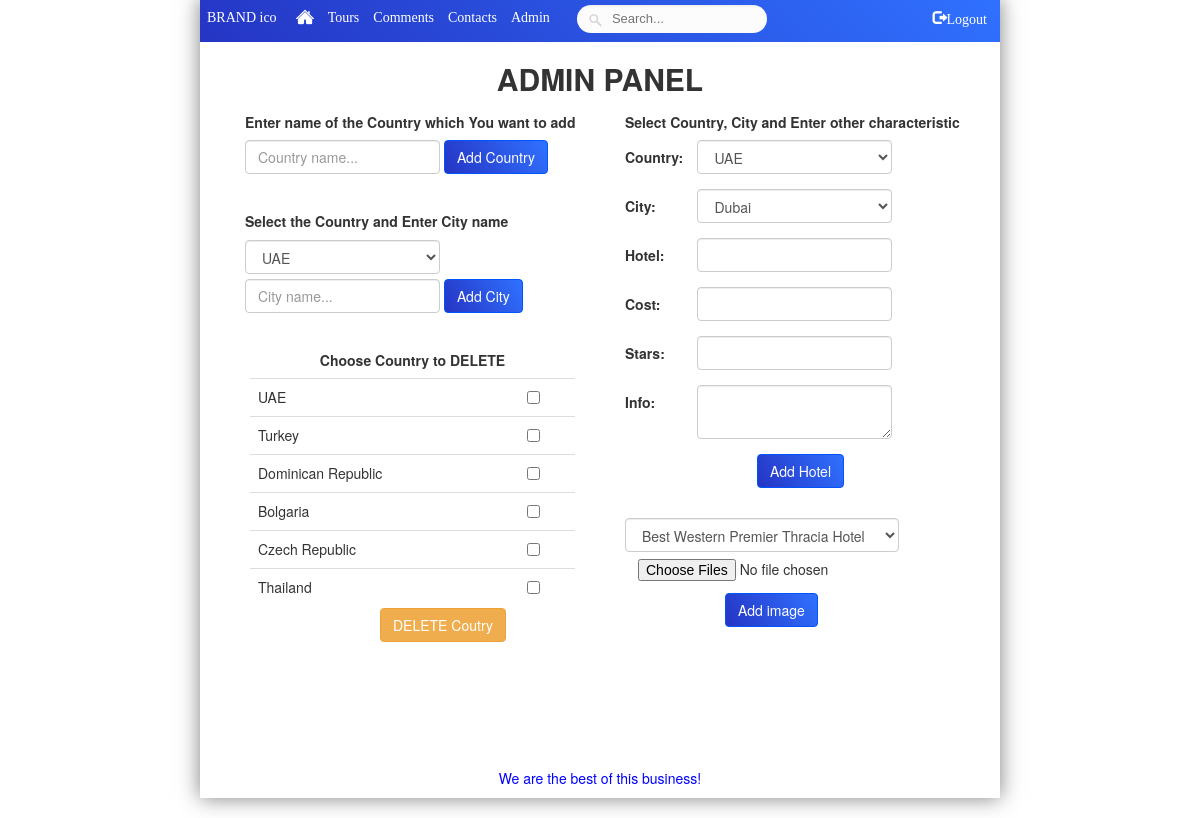
Page /index.php?page=4 (signed in) on the committed database.
### tables this page shows
CREATE TABLE IF NOT EXISTS `Countries` (
  `id` int(11) NOT NULL,
  `country` varchar(64) DEFAULT NULL,
  `ico` mediumblob
);

### pages/admin.php (the view, shortened to what this page needs)
<div class="container" style="width: auto">
    <p><h2 align="center"><b>ADMIN PANEL</b></h2></p>
    <div class="row">
        <div class="col-lg-6 col-md-6 col-sm-6 col-xs-6">
            <div class="container-fluid" style="margin-left: 30px">
                <p><h5><b>Enter name of the Country which You want to add</b></h5></p>
                <form action="index.php?page=4" method="POST" class="form-inline">
                    <input type="text" class="form-control inp1" name="NewCountry" placeholder="Country name...">
                    <input type='submit' value="Add Country" name="addcountry" class="btn btn-primary btn-gradient">
                </form>
                <form action="index.php?page=4" method="POST" class="form-inline">
                    <p style="margin-top: 40px"><h5><b>Select the Country and Enter City name</b></h5></p>
                    <select name="coid" class="form-control sel1">
                        <?php
                            $res = mysql_query('SELECT * FROM Countries');
                            while ($row = mysql_fetch_array($res, MYSQL_NUM)) {
                                echo '<option value ="'.$row[0].'">
                                    '.$row[1].'</opton>';
                            }
                        ?>
                    </select>
                    <br>
                    <input type="text" class="form-control inp1" name="NewCity" placeholder="City name..." style="margin-top: 5px">
                    <input type='submit' value="Add City" name="AddCity" class="btn btn-primary btn-gradient" style="margin-top: 5px">
                </form>
            </div>
            <div class="container del">
                <p><h5 align="center"><b>Choose Country to DELETE</b></h5></p>
                <form action="index.php?page=4" method="POST">
                    <div class="container delco" style="width:100%;">
                        <?php
                        $res=mysql_query('select * from Countries');
                        echo '<table class="table table-stripped">';
                        while($row=mysql_fetch_array($res,MYSQL_NUM)){
                            echo '<tr>';
                            echo '<td>'.$row[1].'</td>';
                            echo '<td><input type="checkbox" name="cob'.$row[0].'"></td>';
                            echo '</tr>';
                        }
                        echo '</table>';
                        ?>
                    </div>
                    <input type="submit" name="delcountry" value="DELETE Coutry" class="btn btn-warning del1" style="margin-top: 10px">
                </form>
            </div>
        </div>
        <div class="col-lg-6 col-md-6 col-sm-6 col-xs-6">
            <div class="container-fluid" style="margin-left: 10px">
                <p><h5><b>Select Country, City and Enter other characteristic </b></h5></p>
                <form action="index.php?page=4" method="POST" class="form-horizontal">
                    <div class="form-group">
                        <label class="col-xs-1 control-label" for="coid">Country:</label>
                        <div class="col-lg-1 col-md-1 col-sm-1 col-xs-1">
                            <select name="coid" class="form-control sel1" >
                                <?php
                                $res = mysql_query('SELECT * FROM Countries');
                                while ($row = mysql_fetch_array($res, MYSQL_NUM)) {
                                    echo '<option value ="'.$row[0].'">
                                    '.$row[1].'</opton>';
                                }
                                ?>
                            </select>
                        </div>
                    </div>
                    <div class="form-group">
                        <label class="col-xs-1 control-label" for="ciid">City:</label>
                        <div class="col-lg-1 col-md-1 col-sm-1 col-xs-1">
                            <select name="ciid" class="form-control sel1">
                                <?php
                                $res = mysql_query('SELECT * FROM Cities');
                                while ($row = mysql_fetch_array($res, MYSQL_NUM)) {
                                    echo '<option value ="'.$row[0].'">
                                    '.$row[1].'</opton>';
                                }
                                ?>
                            </select>
                        </div>
                    </div>
                    <div class="form-group">
                        <label class="col-xs-1 control-label" for="hotel">Hotel:</label>
                        <div class="col-lg-1 col-md-1 col-sm-1 col-xs-1">
                            <input type="text" name="hotel" class="form-control inp1" required>
                        </div>
                    </div>
                    <div class="form-group">
                        <label class="col-xs-1 control-label" for="cost">Cost:</label>
                        <div class="col-lg-1 col-md-1 col-sm-1 col-xs-1">
                            <input type="number" name="cost" class="form-control inp1">
                        </div>
                    </div>
                    <div class="form-group">
                        <label class="col-xs-1 control-label" for="stars">Stars:</label>
                        <div class="col-lg-1 col-md-1 col-sm-1 col-xs-1">
                            <input type="number" name="stars" class="form-control inp1">
                        </div>
                    </div>
                    <div class="form-group">
                        <label class="col-xs-1 control-label" for="info">Info:</label>
                        <div class="col-lg-1 col-md-1 col-sm-1 col-xs-1">
                            <textarea name="info" class="form-control inp1"></textarea>
                        </div>
                    </div>
                    <div class="buthot">
                        <input type='submit' value="Add Hotel" name="addhotel" class="btn btn-primary btn-gradient">
                    </div>
                </form>
                <form action="index.php?page=4" method="post" class="form-inline" enctype="multipart/form-data">
                    <select name='hid' class="form-control sel2">
                        <?php
                            $res=mysql_query('select * from hotels');
                            while($row=mysql_fetch_array($res, MYSQL_ASSOC))
                            {
                                echo '<option value = "'.$row['id'].'">'.$row['hotel'].'</option>';
                            }
                        ?>
                    </select>
                    <br>
                     <input type='file' name ='hotimg[]' class="btn but" multiple accept="image/*">
                    <div class="butimg">
                        <input type="submit" name ='addimg' value='Add image' class="btn btn-primary btn-gradient">
                    </div>
                </form>
            </div>
        </div>
    </div>
</div>

### CSS/style.css (style rules this page uses)
html,body { height:100%; }
body { background: url("../images/bgs/bg6.jpg") no-repeat top left fixed; background-size: cover; }
.container-fluid,.col-lg-2,.col-lg-8,.row { height:100%; padding-right: 0; padding-left: 0; }
.btn.but { margin-top: 10px; margin-bottom: 5px; max-width: 293px; min-width: 200px; }
.form-horizontal .control-label { text-align: left; margin-right: 40px; }
select.form-control.sel1 { width: 195px; }
select.form-control.sel2 { max-width: 293px; min-width: 200px; margin-top: 30px; float: left; }
input.form-control.inp1 { width: 195px; }
textarea.form-control.inp1 { width: 195px; margin-bottom: 0px; }
.buthot { margin: 0 132px; }
.butimg { margin: 0 100px; }
.btn.btn-warning.del1 { margin-left: 145px; margin-top: -20px; }
.delco { overflow: scroll; height: 220px; white-space: nowrap; float: left; }
.btn-primary.btn-gradient { color: #fff; background-image: linear-gradient(60deg, rgba(37,53,196,1) 0%,rgba(48,113,255,1) 100%); border-color: #0054fe; }
.del { text-align: left; float: left; width: 100%; margin-top: 30px; margin-left: 20px; max-width: 400px; padding-left: 0px; }

### rows in the picture
countries: country "UAE"
countries: country "Turkey"
countries: country "Dominican Republic"
countries: country "Bolgaria"
countries: country "Czech Republic"
countries: country "Thailand"

### other values in the picture
form field coid "UAE"
form field ciid "Dubai"
form field hid "Best Western Premier Thracia Hotel"
